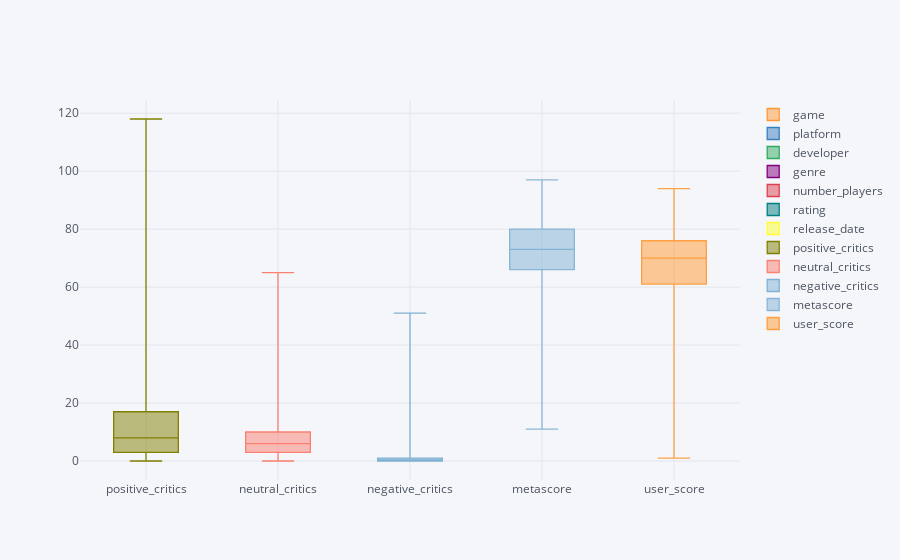
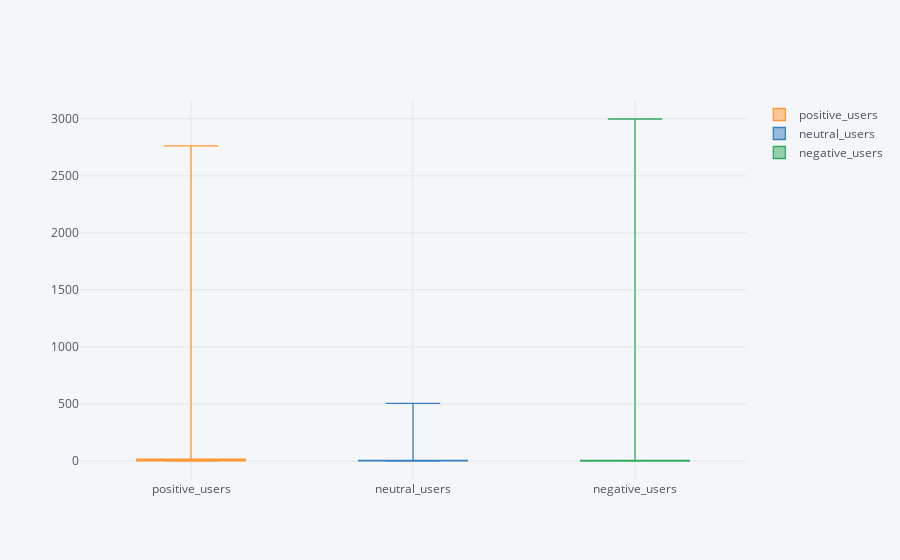

The code cell stored with these charts, in order, in its notebook:
### Markdown cell above
BOXPLOTS and Outliers

### Code cell
import warnings
warnings.simplefilter("ignore")

dat = df.select_dtypes(include=['float64','int64'])

cols_no_users=['game', 'platform', 'developer', 'genre', 'number_players', 'rating',
       'release_date', 'positive_critics', 'neutral_critics',
       'negative_critics', 'metascore', 'user_score']
dat_n = dat.loc[:,cols_no_users]
dat_n.iplot(kind='box')

cols_users = ['positive_users', 'neutral_users', 'negative_users']
dat_u = dat.loc[:,cols_users]
dat_u.iplot(kind='box')

### Figure 1 — Plotly figure (JSON) as saved in the notebook; plotly's stock layout.template omitted (floating-point values rounded to 4 significant figures; data arrays with more than 128 entries replaced by an {"elided": "..."} marker saying what was removed)
{"data": [{"boxpoints": false, "line": {"width": 1.3}, "marker": {"color": "rgba(255, 153, 51, 1.0)"}, "name": "game", "orientation": "v", "type": "box", "uid": "f8399a8a-f96b-4fe9-a39c-1c9fa65def2f", "y": {"elided": "5699 null values"}}, {"boxpoints": false, "line": {"width": 1.3}, "marker": {"color": "rgba(55, 128, 191, 1.0)"}, "name": "platform", "orientation": "v", "type": "box", "uid": "d96dc747-7fa4-412a-bef1-1aeb5e6daf22", "y": {"elided": "5699 null values"}}, {"boxpoints": false, "line": {"width": 1.3}, "marker": {"color": "rgba(50, 171, 96, 1.0)"}, "name": "developer", "orientation": "v", "type": "box", "uid": "a597e42f-a79f-42c4-959f-b2905e8b73c5", "y": {"elided": "5699 null values"}}, {"boxpoints": false, "line": {"width": 1.3}, "marker": {"color": "rgba(128, 0, 128, 1.0)"}, "name": "genre", "orientation": "v", "type": "box", "uid": "4f790f87-1cb2-48f5-bbbb-d776103b352c", "y": {"elided": "5699 null values"}}, {"boxpoints": false, "line": {"width": 1.3}, "marker": {"color": "rgba(219, 64, 82, 1.0)"}, "name": "number_players", "orientation": "v", "type": "box", "uid": "7309fb49-147e-43e7-b8e3-b975d4ec9bf9", "y": {"elided": "5699 null values"}}, {"boxpoints": false, "line": {"width": 1.3}, "marker": {"color": "rgba(0, 128, 128, 1.0)"}, "name": "rating", "orientation": "v", "type": "box", "uid": "046976da-b70d-4ade-b3e1-f57719b9a5be", "y": {"elided": "5699 null values"}}, {"boxpoints": false, "line": {"width": 1.3}, "marker": {"color": "rgba(255, 255, 51, 1.0)"}, "name": "release_date", "orientation": "v", "type": "box", "uid": "b29f4319-2719-4b31-8a99-104426df2ca6", "y": {"elided": "5699 null values"}}, {"boxpoints": false, "line": {"width": 1.3}, "marker": {"color": "rgba(128, 128, 0, 1.0)"}, "name": "positive_critics", "orientation": "v", "type": "box", "uid": "ab8fc9f3-f908-491e-9718-b6fbfac91c6f", "y": {"elided": "5699 int values"}}, {"boxpoints": false, "line": {"width": 1.3}, "marker": {"color": "rgba(251, 128, 114, 1.0)"}, "name": "neutral_critics", "orientation": "v", "type": "box", "uid": "46474df1-18a9-435a-a8d2-a3bf72fa12e4", "y": {"elided": "5699 int values"}}, {"boxpoints": false, "line": {"width": 1.3}, "marker": {"color": "rgba(128, 177, 211, 1.0)"}, "name": "negative_critics", "orientation": "v", "type": "box", "uid": "8f4f8617-eeb7-4dba-a238-c807999b438f", "y": {"elided": "5699 int values"}}, {"boxpoints": false, "line": {"width": 1.3}, "marker": {"color": "rgba(128, 177, 211, 0.8999999999999999)"}, "name": "metascore", "orientation": "v", "type": "box", "uid": "32760db9-4506-4153-8dc2-4f056a00d36c", "y": {"elided": "5699 int values"}}, {"boxpoints": false, "line": {"width": 1.3}, "marker": {"color": "rgba(255, 153, 51, 0.8999999999999999)"}, "name": "user_score", "orientation": "v", "type": "box", "uid": "bbb10ea4-edf9-4e3f-a8ed-aa55363634ae", "y": {"elided": "5699 int values"}}], "layout": {"legend": {"bgcolor": "#F5F6F9", "font": {"color": "#4D5663"}}, "paper_bgcolor": "#F5F6F9", "plot_bgcolor": "#F5F6F9", "title": {"font": {"color": "#4D5663"}}, "xaxis": {"gridcolor": "#E1E5ED", "showgrid": true, "tickfont": {"color": "#4D5663"}, "title": {"font": {"color": "#4D5663"}, "text": ""}, "zerolinecolor": "#E1E5ED"}, "yaxis": {"gridcolor": "#E1E5ED", "showgrid": true, "tickfont": {"color": "#4D5663"}, "title": {"font": {"color": "#4D5663"}, "text": ""}, "zerolinecolor": "#E1E5ED"}}}

### Figure 2 — Plotly figure (JSON) as saved in the notebook; plotly's stock layout.template omitted (floating-point values rounded to 4 significant figures; data arrays with more than 128 entries replaced by an {"elided": "..."} marker saying what was removed)
{"data": [{"boxpoints": false, "line": {"width": 1.3}, "marker": {"color": "rgba(255, 153, 51, 1.0)"}, "name": "positive_users", "orientation": "v", "type": "box", "uid": "123be2a7-f092-4046-8d39-898ffd3a2546", "y": {"elided": "5699 int values"}}, {"boxpoints": false, "line": {"width": 1.3}, "marker": {"color": "rgba(55, 128, 191, 1.0)"}, "name": "neutral_users", "orientation": "v", "type": "box", "uid": "0d9479fa-d294-4dd4-879b-b277dcee9ee3", "y": {"elided": "5699 int values"}}, {"boxpoints": false, "line": {"width": 1.3}, "marker": {"color": "rgba(50, 171, 96, 1.0)"}, "name": "negative_users", "orientation": "v", "type": "box", "uid": "422a5f42-e459-4e6d-b349-4fdf466c33f8", "y": {"elided": "5699 int values"}}], "layout": {"legend": {"bgcolor": "#F5F6F9", "font": {"color": "#4D5663"}}, "paper_bgcolor": "#F5F6F9", "plot_bgcolor": "#F5F6F9", "title": {"font": {"color": "#4D5663"}}, "xaxis": {"gridcolor": "#E1E5ED", "showgrid": true, "tickfont": {"color": "#4D5663"}, "title": {"font": {"color": "#4D5663"}, "text": ""}, "zerolinecolor": "#E1E5ED"}, "yaxis": {"gridcolor": "#E1E5ED", "showgrid": true, "tickfont": {"color": "#4D5663"}, "title": {"font": {"color": "#4D5663"}, "text": ""}, "zerolinecolor": "#E1E5ED"}}}
